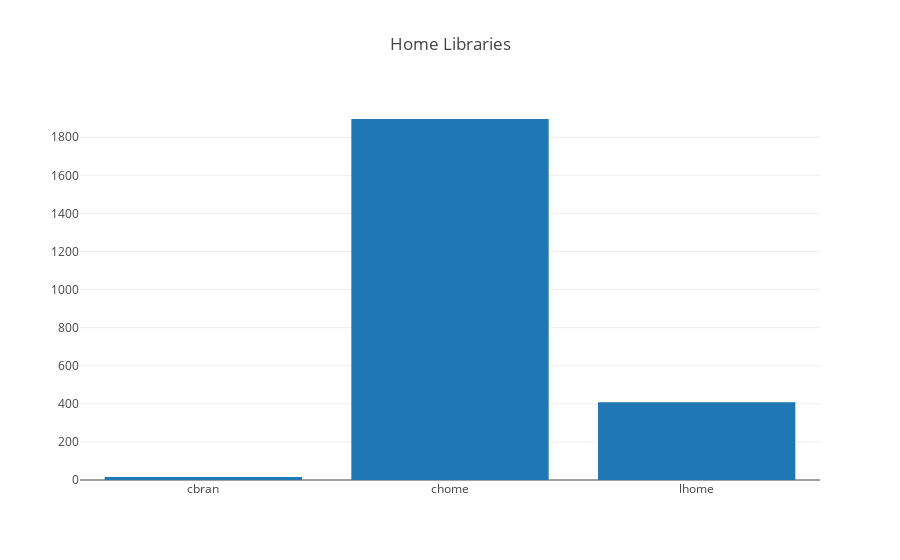
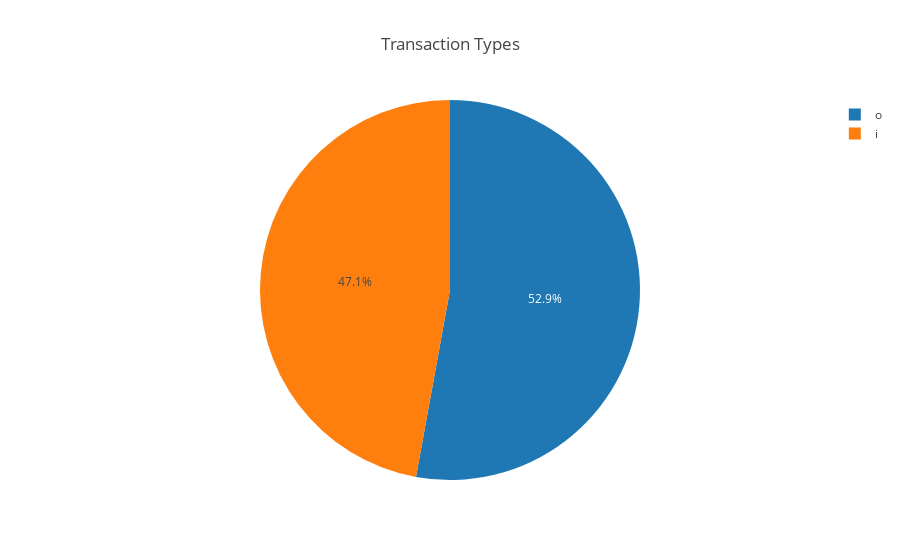
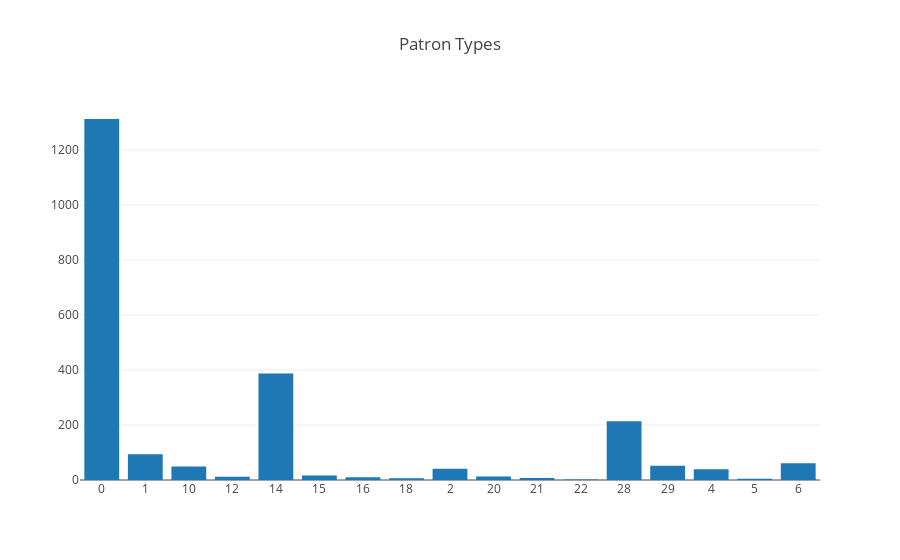
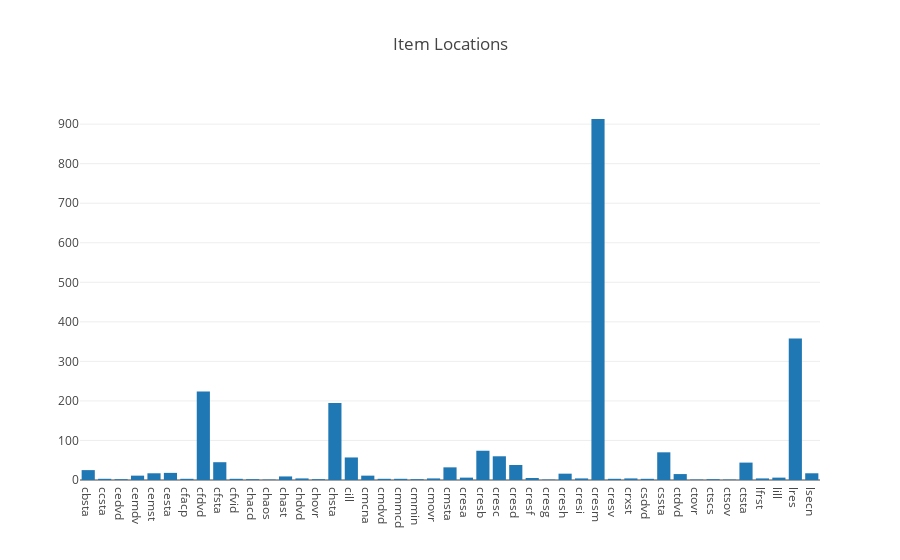

The cell these charts' notebook holds for them, in order:
### Markdown cell above
### Example 3: Use a magic function %run to execute a script as a .py file
What about if we need to reflect user inputs when we run a script. In this case, we have to use a Jupyter's magic function **%run**. The magic function does not import a script to Jupyter as a module (as we did in the second example), but runs the script in a Jupyter background shell and delivers final outputs to Jupyter. <br>
This method is useful when you execute a python script that takes user inputs interactively. Again, we will re-use a script that we had already used: sierra_chart_embed.py. I took off output_type=div, because we present charts on Jupyter. Please note two important things in this example. First, I specify my user option (only checkout(o) and checkin(i) in five days, when I run the script. Second, this script actually gets actual data from Sierra database. We are talking about using Plotly charts and Sierra data on Jupyter in this example.

### Code cell
%run sierra_chart_embed 5 oi

### Figure 1 — Plotly figure (JSON) as saved in the notebook; plotly's stock layout.template omitted (floating-point values rounded to 4 significant figures)
{"data": [{"type": "bar", "x": ["cbran", "chome", "lhome"], "y": [16, 1896, 409]}], "layout": {"title": "Home Libraries"}}

### Figure 2 — Plotly figure (JSON) as saved in the notebook; plotly's stock layout.template omitted (floating-point values rounded to 4 significant figures)
{"data": [{"labels": ["i", "o"], "type": "pie", "values": [1094, 1227]}], "layout": {"title": "Transaction Types"}}

### Figure 3 — Plotly figure (JSON) as saved in the notebook; plotly's stock layout.template omitted (floating-point values rounded to 4 significant figures)
{"data": [{"type": "bar", "x": ["0", "1", "10", "12", "14", "15", "16", "18", "2", "20", "21", "22", "28", "29", "4", "5", "6"], "y": [1313, 94, 49, 12, 387, 16, 10, 6, 41, 13, 7, 2, 214, 52, 39, 5, 61]}], "layout": {"title": "Patron Types", "xaxis": {"type": "category"}}}

### Figure 4 — Plotly figure (JSON) as saved in the notebook; plotly's stock layout.template omitted (floating-point values rounded to 4 significant figures)
{"data": [{"type": "bar", "x": ["cbsta", "ccsta", "cedvd", "cemdv", "cemst", "cesta", "cfacp", "cfdvd", "cfsta", "cfvid", "chacd", "chaos", "chast", "chdvd", "chovr", "chsta", "cill", "cmcna", "cmdvd", "cmmcd", "cmmin", "cmovr", "cmsta", "cresa", "cresb", "cresc", "cresd", "cresf", "cresg", "cresh", "cresi", "cresm", "cresv", "crxst", "csdvd", "cssta", "ctdvd", "ctovr", "ctscs", "ctsov", "ctsta", "lfrst", "lill", "lres", "lsecn"], "y": [25, 3, 2, 11, 17, 18, 3, 224, 45, 3, 2, 1, 9, 4, 2, 195, 57, 11, 3, 3, 2, 4, 32, 6, 74, 60, 38, 5, 1, 16, 4, 913, 3, 4, 3, 70, 15, 1, 2, 1, 44, 4, 6, 358, 17]}], "layout": {"title": "Item Locations"}}
